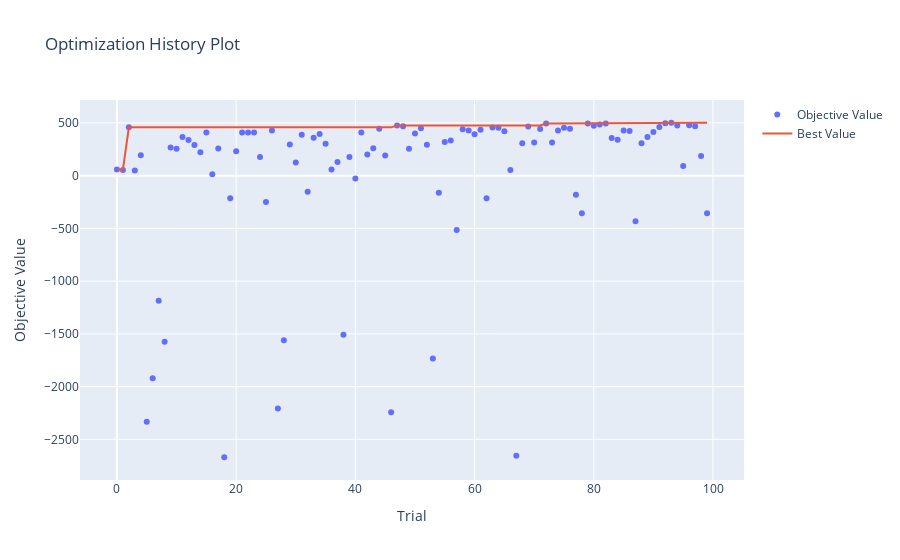

The notebook cell this image was saved under:
### Code cell
plot_optimization_history(study)
